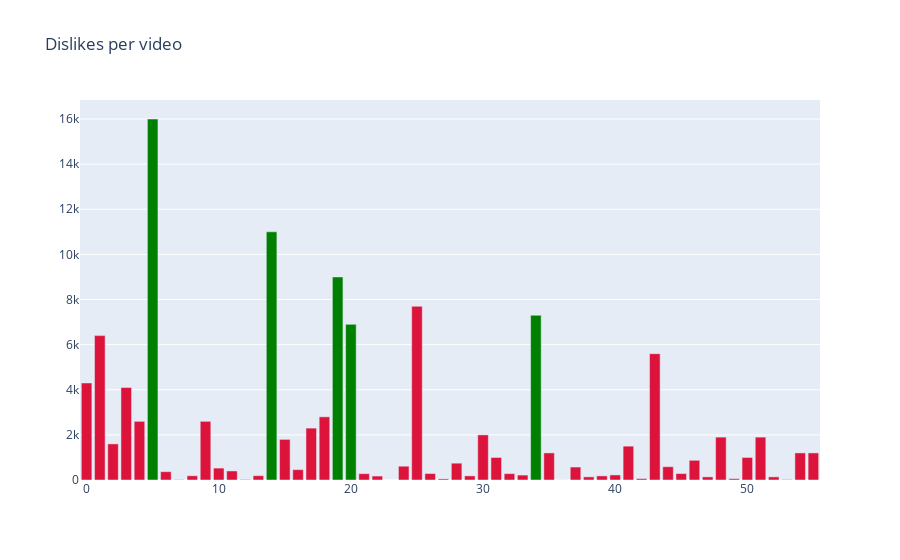

Here is the notebook cell this chart was saved with:
### Code cell
import plotly.graph_objects as go

colors = ['lightslategray'] * len(df1)

for i in df1.index:
    if i in list1:
        colors[i] = 'green'
    else:
        colors[i] = 'crimson'

fig = go.Figure(data=[go.Bar(
    x=[i for i in range(len(df1))],
    y=[i for i in df1.Dislikes],
    marker_color=colors # marker color can be a single color value or an iterable
)])
fig.update_layout(title_text='Dislikes per video')

### Figure 1 — Plotly figure (JSON) as saved in the notebook; plotly's stock layout.template omitted (floating-point values rounded to 4 significant figures)
{"data": [{"marker": {"color": ["crimson", "crimson", "crimson", "crimson", "crimson", "green", "crimson", "crimson", "crimson", "crimson", "crimson", "crimson", "crimson", "crimson", "green", "crimson", "crimson", "crimson", "crimson", "green", "green", "crimson", "crimson", "crimson", "crimson", "crimson", "crimson", "crimson", "crimson", "crimson", "crimson", "crimson", "crimson", "crimson", "green", "crimson", "crimson", "crimson", "crimson", "crimson", "crimson", "crimson", "crimson", "crimson", "crimson", "crimson", "crimson", "crimson", "crimson", "crimson", "crimson", "crimson", "crimson", "crimson", "crimson", "crimson"]}, "type": "bar", "x": [0, 1, 2, 3, 4, 5, 6, 7, 8, 9, 10, 11, 12, 13, 14, 15, 16, 17, 18, 19, 20, 21, 22, 23, 24, 25, 26, 27, 28, 29, 30, 31, 32, 33, 34, 35, 36, 37, 38, 39, 40, 41, 42, 43, 44, 45, 46, 47, 48, 49, 50, 51, 52, 53, 54, 55], "y": [4300, 6400, 1600, 4100, 2600, 16000, 369, 14, 187, 2600, 528, 401, 20, 191, 11000, 1800, 459, 2300, 2800, 9000, 6900, 281, 175, 0, 612, 7700, 287, 49, 746, 184, 2000, 1000, 283, 218, 7300, 1200, 3, 574, 139, 182, 224, 1500, 62, 5600, 589, 285, 873, 138, 1900, 58, 1000, 1900, 139, 18, 1200, 1200]}], "layout": {"title": {"text": "Dislikes per video"}}}
